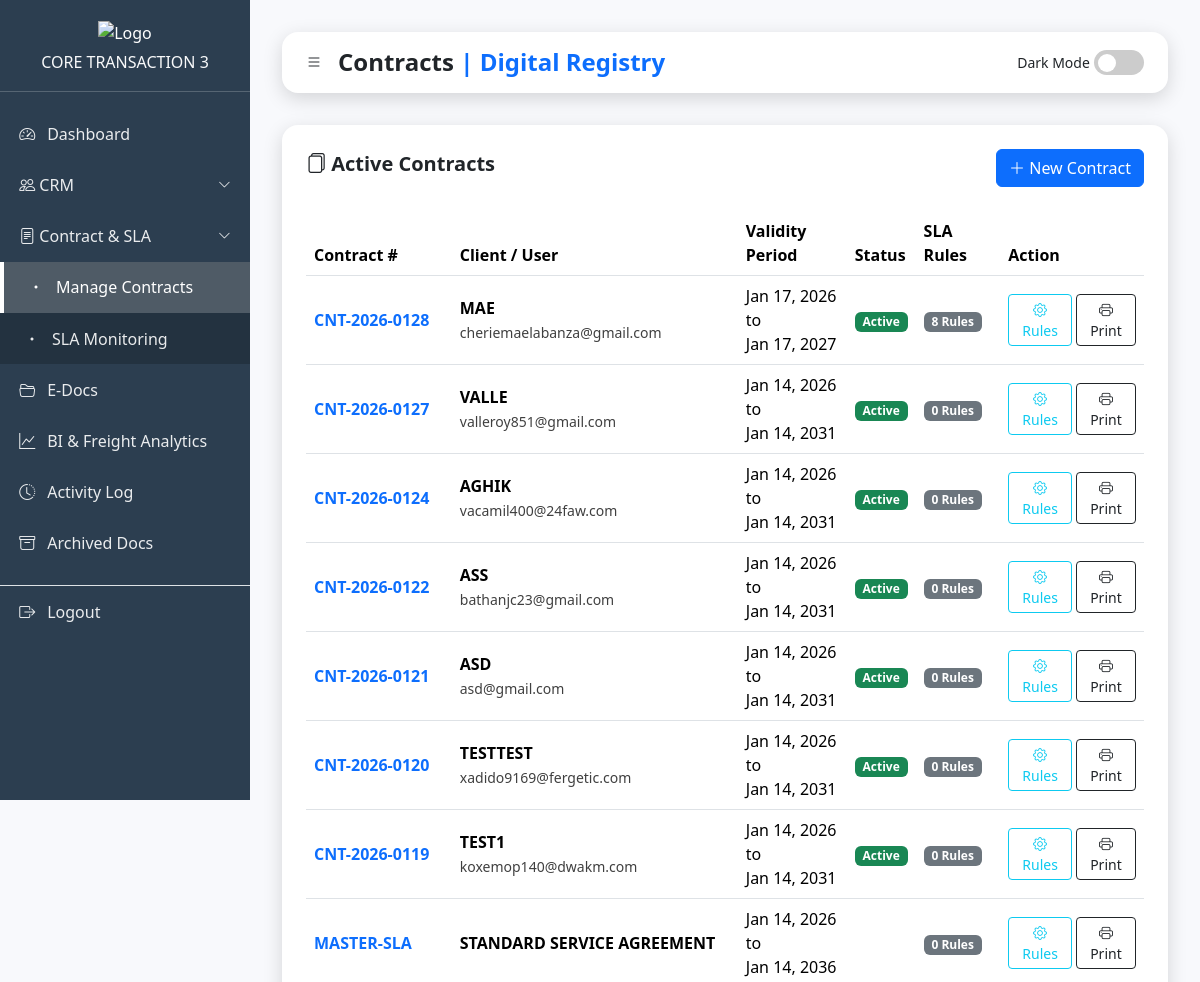
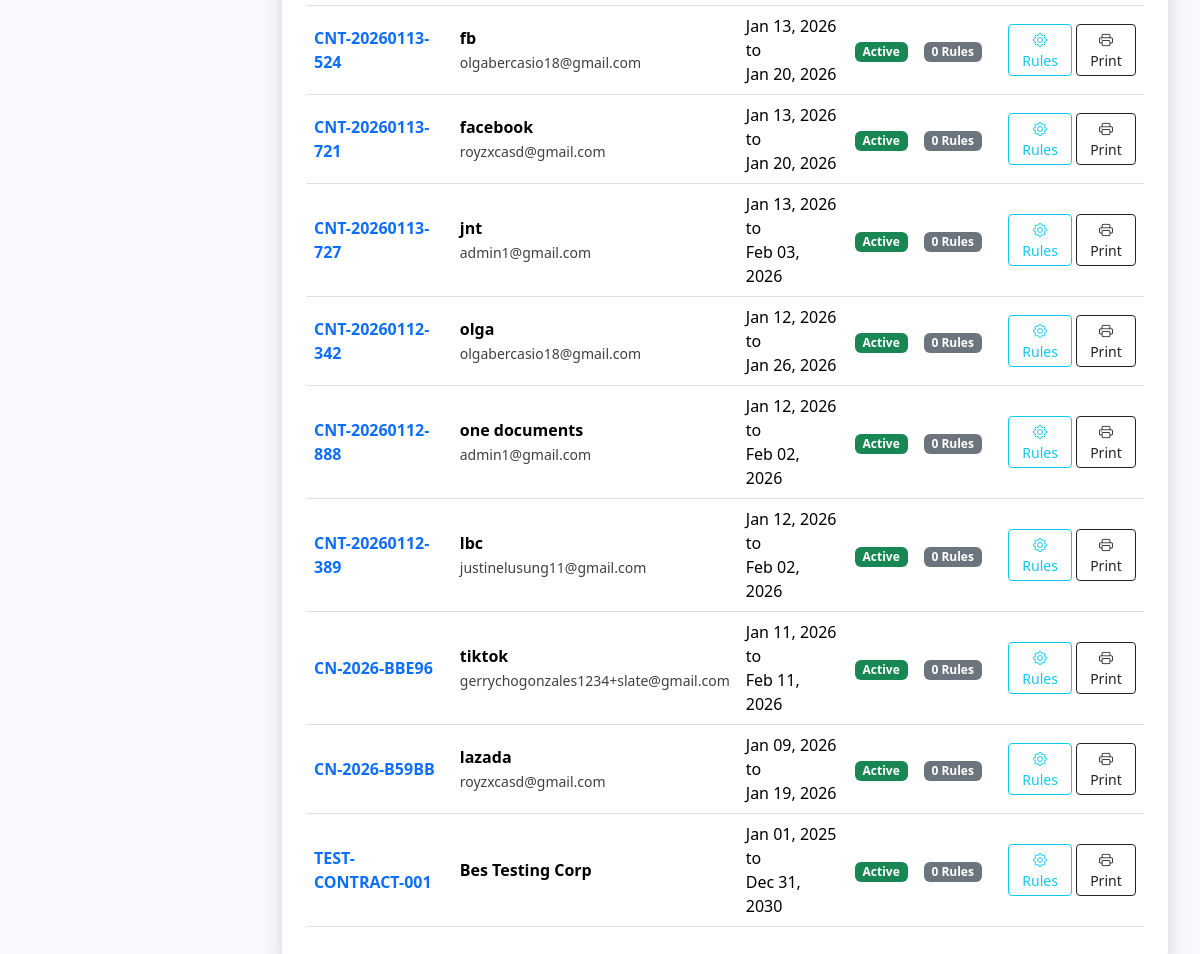
The app's page /core_slate3/admin_contracts.php with its own data (2 pictures, top to bottom).
### tables this page shows
CREATE TABLE `contracts` (
  `id` int(11) NOT NULL,
  `contract_number` varchar(50) NOT NULL,
  `user_id` int(11) NOT NULL,
  `client_name` varchar(100) NOT NULL,
  `start_date` date NOT NULL,
  `end_date` date NOT NULL,
  `status` enum('Active','Expired','Terminated') DEFAULT 'Active',
  `contract_file` varchar(255) DEFAULT NULL,
  `created_at` datetime DEFAULT current_timestamp()
);

CREATE TABLE `accounts` (
  `id` int(11) NOT NULL,
  `username` varchar(255) DEFAULT NULL,
  `email` varchar(100) NOT NULL,
  `phone_number` varchar(20) DEFAULT NULL,
  `gender` enum('Male','Female','Other') DEFAULT NULL,
  `password` varchar(255) DEFAULT NULL,
  `profile_image` varchar(255) DEFAULT NULL,
  `role` enum('admin','user','customer','super admin') DEFAULT 'user',
  `created_at` timestamp NOT NULL DEFAULT current_timestamp(),
  `otp_hash` varchar(255) DEFAULT NULL,
  `otp_expires_at` datetime DEFAULT NULL,
  `otp_attempts` int(11) DEFAULT 0,
  `last_otp_sent_at` datetime NOT NULL DEFAULT current_timestamp()
);

### core_slate3/admin_contracts.php (the view, shortened to what this page needs)
<?php
include("connection.php");
$contractsQ = mysqli_query($conn, "SELECT c.*, a.email FROM contracts c LEFT JOIN accounts a ON c.user_id = a.id ORDER BY c.id DESC");
?>
<!DOCTYPE html>
<html lang="en">
<head>
    <link href="https://cdn.jsdelivr.net/npm/bootstrap@5.3.3/dist/css/bootstrap.min.css" rel="stylesheet">
    <link href="https://cdn.jsdelivr.net/npm/bootstrap-icons@1.11.3/font/bootstrap-icons.css" rel="stylesheet">
</head>
<body>
    <div class="sidebar" id="sidebar">
        <div>
            <div class="logo">
                <img src="Remorig.png" alt="Logo">
                <h6 class="mt-2 mb-0 text-light fw-normal">CORE TRANSACTION 3</h6>
            </div>
            <nav class="mt-3">
                <a href="admin.php" class="<?php echo basename($_SERVER['PHP_SELF']) == 'admin.php' ? 'active' : ''; ?>">
                    <i class="bi bi-speedometer2"></i> Dashboard
                </a>
                <a href="#crmSubmenu" data-bs-toggle="collapse" aria-expanded="false" class="d-flex justify-content-between align-items-center">
                    <span><i class="bi bi-people"></i> CRM</span> <i class="bi bi-chevron-down" style="font-size: 0.8em;"></i>
                </a>
                <a href="#csmSubmenu" data-bs-toggle="collapse" aria-expanded="false" class="d-flex justify-content-between align-items-center">
                    <span><i class="bi bi-file-text"></i> Contract & SLA</span> <i class="bi bi-chevron-down" style="font-size: 0.8em;"></i>
                </a>
                <div class="collapse show" id="csmSubmenu" style="background: rgba(0,0,0,0.2);">
                    <a href="Admin_contracts.php" class="ps-4 active"><i class="bi bi-dot"></i> Manage Contracts</a>
                    <a href="Admin_shipments.php" class="ps-4"><i class="bi bi-dot"></i> SLA Monitoring</a>
                </div>
                <a href="E-Doc.php"><i class="bi bi-folder2-open"></i> E-Docs</a>
                <a href="BIFA.php"><i class="bi bi-graph-up"></i> BI & Freight Analytics</a>
                <a href="activity-log.php"><i class="bi bi-clock-history"></i> Activity Log</a>
                <a href="Archive.php"><i class="bi bi-archive"></i> Archived Docs</a>
                <a href="logout.php" class="border-top mt-3"><i class="bi bi-box-arrow-right"></i> Logout</a>
            </nav>
        </div>
    </div>
    <div class="content" id="mainContent">
        <div class="header">
            <div class="d-flex align-items-center gap-3">
                <div class="hamburger" id="hamburger"><i class="bi bi-list"></i></div>
                <h4 class="fw-bold mb-0">Contracts <span class="text-primary">| Digital Registry</span></h4>
            </div>
            <div class="d-flex align-items-center gap-4">
                <div class="theme-toggle-container">
                    <small>Dark Mode</small>
                    <label class="theme-switch">
                        <span class="slider"></span>
                    </label>
                </div>
            </div>
        </div>
        <div class="card">
            <div class="d-flex justify-content-between align-items-center mb-4">
                <h5 class="fw-bold"><i class="bi bi-files"></i> Active Contracts</h5>
                <button class="btn btn-primary" data-bs-toggle="modal" data-bs-target="#createContractModal">
                    <i class="bi bi-plus-lg"></i> New Contract
                </button>
            </div>
            <div class="table-responsive">
                <table class="table table-hover align-middle">
                    <thead>
                        <tr>
                            <th>Contract #</th>
                            <th>Client / User</th>
                            <th>Validity Period</th>
                            <th>Status</th>
                            <th>SLA Rules</th>
                            <th>Action</th>
                        </tr>
                    </thead>
                    <tbody>
                        <?php if(mysqli_num_rows($contractsQ) > 0): ?>
                            <?php while ($row = mysqli_fetch_assoc($contractsQ)): ?>
                                <tr>
                                    <td class="fw-bold text-primary"><?php echo $row['contract_number']; ?></td>
                                    <td>
                                        <strong><?php echo $row['client_name']; ?></strong><br>
                                        <small class="opacity-75"><?php echo $row['email']; ?></small>
                                    </td>
                                    <td>
                                        <?php echo date('M d, Y', strtotime($row['start_date'])); ?> to <br>
                                        <?php echo date('M d, Y', strtotime($row['end_date'])); ?>
                                    </td>
                                    <td>
                                        <?php
                                            $badgeClass = ($row['status'] == 'Active') ? 'bg-success' : 'bg-danger';
                                            echo '<span class="badge '.$badgeClass.'">'.$row['status'].'</span>';
                                        ?>
                                    </td>
                                    <td>
                                        <?php
                                        $cnt = mysqli_fetch_assoc(mysqli_query($conn, "SELECT COUNT(*) c FROM sla_policies WHERE contract_id='{$row['id']}'"));
                                        echo '<span class="badge bg-secondary">' . $cnt['c'] . ' Rules</span>';
                                        ?>
                                    </td>
                                    <td>
                                        <div class="d-flex gap-1">
                                            <button class="btn btn-sm btn-outline-info" onclick="openRulesModal(<?php echo $row['id']; ?>, '<?php echo $row['contract_number']; ?>')">
                                                <i class="bi bi-gear"></i> Rules
                                            </button>
                                            <a href="contract_print.php?id=<?php echo $row['id']; ?>" target="_blank" class="btn btn-sm btn-outline-dark" title="Generate Contract">
                                                <i class="bi bi-printer"></i> Print
                                            </a>
                                        </div>
                                    </td>
                                </tr>
                            <?php endwhile; ?>
                        <?php else: ?>
                            <tr><td colspan="6" class="text-center py-4">No contracts found.</td></tr>
                        <?php endif; ?>
                    </tbody>
                </table>
            </div>
        </div>
    </div>
</body>
</html>

### core_slate3/admin_contracts.php (style rules this page uses)
:root { --primary: #4e73df; --secondary: #f8f9fc; --dark-bg: #1e1e2f; --dark-card: #2b2b40; --light-text: #f8f9fa; --radius: 1rem; --shadow: 0 0.35rem 1.2rem rgba(0, 0, 0, 0.15); }
body { font-family: 'Segoe UI', system-ui, sans-serif; background-color: var(--secondary); transition: all 0.3s ease; }
.sidebar { width: 250px; height: 100vh; background: #2c3e50; color: white; position: fixed; top: 0; left: 0; display: flex; flex-direction: column; justify-content: space-between; transition: all 0.3s ease; z-index: 1000; }
.sidebar .logo { text-align: center; padding: 1.2rem; border-bottom: 1px solid rgba(255, 255, 255, 0.2); }
.sidebar .logo img { width: 100px; }
.sidebar a { display: flex; align-items: center; gap: 0.75rem; padding: 0.85rem 1.2rem; text-decoration: none; color: rgba(255, 255, 255, 0.9); transition: 0.2s; }
.sidebar a:hover, .sidebar a.active { background: rgba(255, 255, 255, 0.2); color: #fff; border-left: 4px solid #fff; }
.content { margin-left: 250px; padding: 2rem; transition: margin-left 0.3s ease; }
.header { background: white; border-radius: var(--radius); box-shadow: var(--shadow); padding: 1rem 1.5rem; display: flex; justify-content: space-between; align-items: center; margin-bottom: 2rem; }
.card { border: none; border-radius: var(--radius); padding: 1.5rem; background: white; box-shadow: var(--shadow); }
.theme-switch { position: relative; display: inline-block; width: 50px; height: 25px; }
.slider { position: absolute; cursor: pointer; inset: 0; background-color: #ccc; border-radius: 34px; transition: .4s; }
.slider:before { position: absolute; content: ""; height: 18px; width: 18px; left: 4px; bottom: 3px; background-color: white; border-radius: 50%; transition: .4s; }

### records on screen
contracts: contract_number "CNT-2026-0128", client_name "MAE", user.email "cheriemaelabanza@gmail.com", start_date "Jan 17, 2026", end_date "Jan 17, 2027", status "Active", c "8"
contracts: contract_number "CNT-2026-0127", client_name "VALLE", user.email "valleroy851@gmail.com", start_date "Jan 14, 2026", end_date "Jan 14, 2031", status "Active", c "0"
contracts: contract_number "CNT-2026-0124", client_name "AGHIK", user.email "vacamil400@24faw.com", start_date "Jan 14, 2026", end_date "Jan 14, 2031", status "Active", c "0"
contracts: contract_number "CNT-2026-0122", client_name "ASS", user.email "bathanjc23@gmail.com", start_date "Jan 14, 2026", end_date "Jan 14, 2031", status "Active", c "0"
contracts: contract_number "CNT-2026-0121", client_name "ASD", user.email "asd@gmail.com", start_date "Jan 14, 2026", end_date "Jan 14, 2031", status "Active", c "0"
contracts: contract_number "CNT-2026-0120", client_name "TESTTEST", user.email "xadido9169@fergetic.com", start_date "Jan 14, 2026", end_date "Jan 14, 2031", status "Active", c "0"
contracts: contract_number "CNT-2026-0119", client_name "TEST1", user.email "koxemop140@dwakm.com", start_date "Jan 14, 2026", end_date "Jan 14, 2031", status "Active", c "0"
contracts: contract_number "MASTER-SLA", client_name "STANDARD SERVICE AGREEMENT", start_date "Jan 14, 2026", end_date "Jan 14, 2036", c "0"
contracts: contract_number "CNT-20260113-524", client_name "fb", user.email "olgabercasio18@gmail.com", start_date "Jan 13, 2026", end_date "Jan 20, 2026", status "Active", c "0"
contracts: contract_number "CNT-20260113-721", client_name "facebook", user.email "royzxcasd@gmail.com", start_date "Jan 13, 2026", end_date "Jan 20, 2026", status "Active", c "0"
contracts: contract_number "CNT-20260113-727", client_name "jnt", user.email "admin1@gmail.com", start_date "Jan 13, 2026", end_date "Feb 03, 2026", status "Active", c "0"
contracts: contract_number "CNT-20260112-342", client_name "olga", user.email "olgabercasio18@gmail.com", start_date "Jan 12, 2026", end_date "Jan 26, 2026", status "Active", c "0"
contracts: contract_number "CNT-20260112-888", client_name "one documents", user.email "admin1@gmail.com", start_date "Jan 12, 2026", end_date "Feb 02, 2026", status "Active", c "0"
contracts: contract_number "CNT-20260112-389", client_name "lbc", user.email "justinelusung11@gmail.com", start_date "Jan 12, 2026", end_date "Feb 02, 2026", status "Active", c "0"
contracts: contract_number "CN-2026-BBE96", client_name "tiktok", user.email "gerrychogonzales1234+slate@gmail.com", start_date "Jan 11, 2026", end_date "Feb 11, 2026", status "Active", c "0"
contracts: contract_number "CN-2026-B59BB", client_name "lazada", user.email "royzxcasd@gmail.com", start_date "Jan 09, 2026", end_date "Jan 19, 2026", status "Active", c "0"
contracts: contract_number "TEST-CONTRACT-001", client_name "Bes Testing Corp", start_date "Jan 01, 2025", end_date "Dec 31, 2030", status "Active", c "0"
